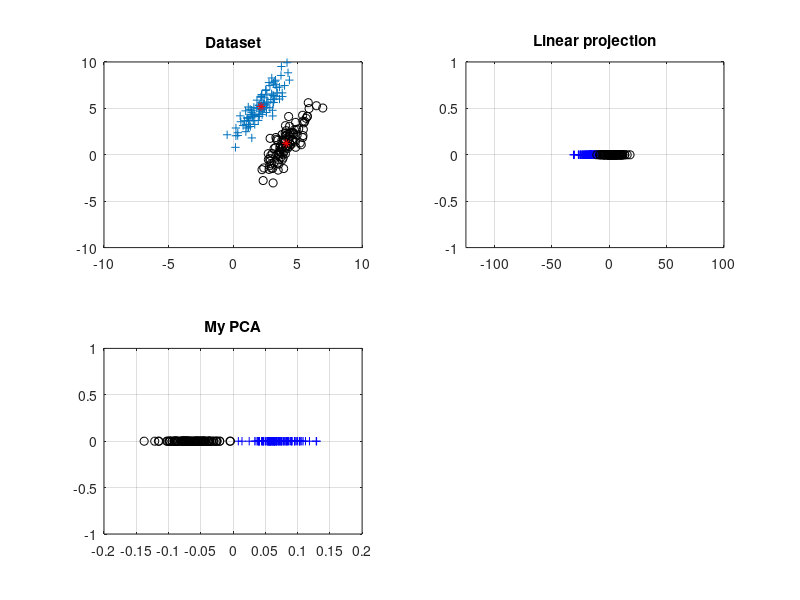
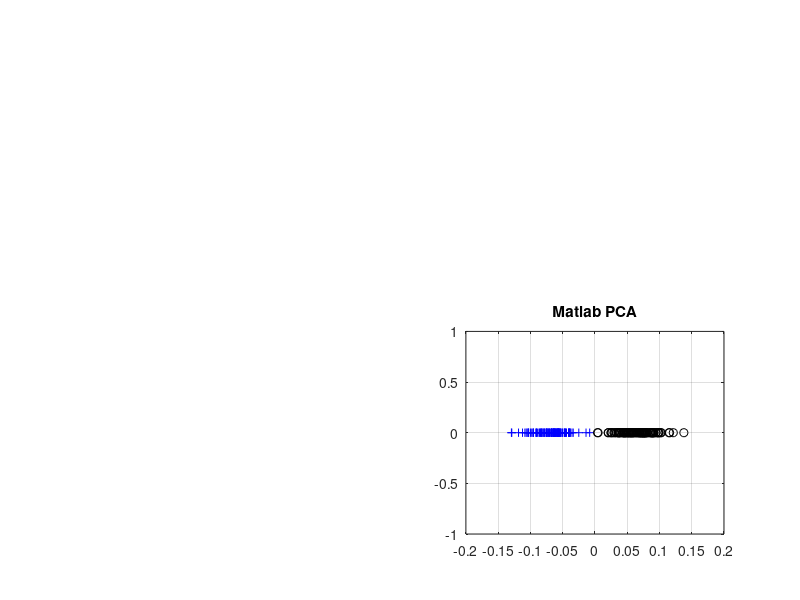

MATLAB code for these plots, in order:
%%%%%%%%%%%%%%%%%%%%%%%%%%%%%%%%%%%%%%%%%%%%%%%%%%%%%%%%%%%%%%%%%%%%%%%%%%%
% In this tutorial, we are going to implement dimension reduction technique
% called Principal Component Analysis (PCA) on the simple toy                                            %
% dataset which is generated in section(I)).                              %
%                                                                         %
% References:                                                             %
%    - textbooks: "Pattern Classification" -                              %
%                 R.O.Duda, P.E. Hart and D.G. Stork                      %
%   - textbooks: "Pattern Recognition and Machine Learning" -             %
%                 Christopher M. Bishop,                                  %
%                                                                         %                                    %
%%%%%%%%%%%%%%%%%%%%%%%%%%%%%%%%%%%%%%%%%%%%%%%%%%%%%%%%%%%%%%%%%%%%%%%%%%%
clear;close all; clc;

%% Section I: forming and plotting the dataset
mu = [2,5]; sigma = [1,1.5;1.5,3];
C1X = (mvnrnd(mu,sigma,100))';
mu = [4,1];sigma = [1,1.5;1.5,3];
C2X = (mvnrnd(mu,sigma,100))';
% mean computation
X = [C1X,C2X];
m1 = mean(C1X')';                % mean of the first  class
m2 = mean(C2X')';                % mean of the second class

subplot(2,2,1);
plot(C1X(1,:),C1X(2,:),'+'); hold on; grid on;plot(C2X(1,:),C2X(2,:),'ko');
plot(m1(1,1),m1(2,1),'*', 'color','r'); hold on; grid on;
plot(m2(1,1),m2(2,1),'*', 'color','r'); ylim([-10 10]);xlim([-10 10]);
title('Dataset');

%% Dimension Reduction using linear projection and pca
% Section II: let see what happen when we decrease dimension from 2D to 1D
% without any technique 

w = (m2-m1);                     % computing the weight  
y = w'*X;                        % linear projection
subplot(2,2,2);x_axis  = zeros(1,100);
plot(y(1:100),x_axis,'+', 'color','blue'); grid on; ylim([-1 1]);xlim([-125 100]); hold on;
plot(y(101:200),x_axis,'ko', 'color','black'); grid on; ylim([-1 1]);xlim([-125 100]);
title('Linear projection');

%% Ok, the result is bad as the plot show. Now, lets reduce to 1D from 2D
% using Principal Component Analysis (PCA)
% you can not your matlab pca (e.g. y = pca(X)) or similar functions. :)
% you can use other matlab functions such as invariance or covariance.
% you can use loop, and please plot your results  
% your code should goes on here....'

X2 = X - mean(X)
cov = (1/(size(X2,1) - 1)) * X2' * X2; %'
[y, _] = eigs(cov, 1);
        
subplot(2,2,3);
plot(y(1:100),x_axis,'+', 'color','blue'); grid on;  hold on;
plot(y(101:200),x_axis,'ko', 'color','black'); grid on; 
title('My PCA');

%%
%Section III: Comparing your results with matlab pca function
%%%%%%%%%%%%%%%%%%%%%%%%%%%%%%%%%%%%%%%%%%%%%%%%%%%%%%%%%%%%%%%%%%%%%%%%%%%
%%% if you want to see what should your results be please uncomment the
%%% following section and run the code. 
y = pca(X);
figure; x_axis  = zeros(1,100);
subplot(2,2,4);
plot(y(1:100),x_axis,'+', 'color','blue'); grid on;  hold on;
plot(y(101:200),x_axis,'ko', 'color','black'); grid on; 
title('Matlab PCA');
%%%%%%%%%%%%%%%%%%%%%%%%%%%%%%%%%%%%%%%%%%%%%%%%%%%%%%%%%%%%%%%%%%%%%%%%%%%
